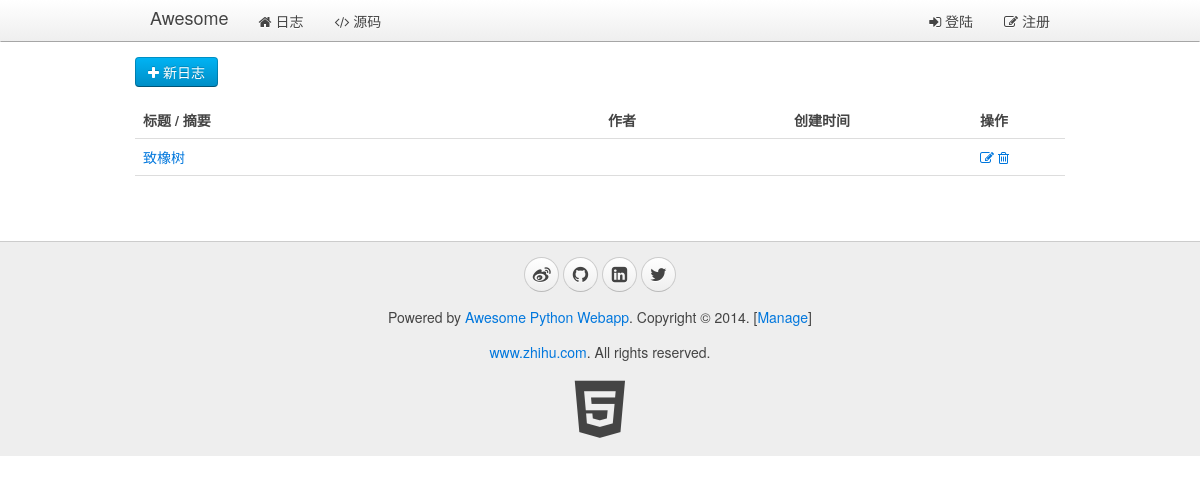
Before: /manage_blogs/ with the older database file.
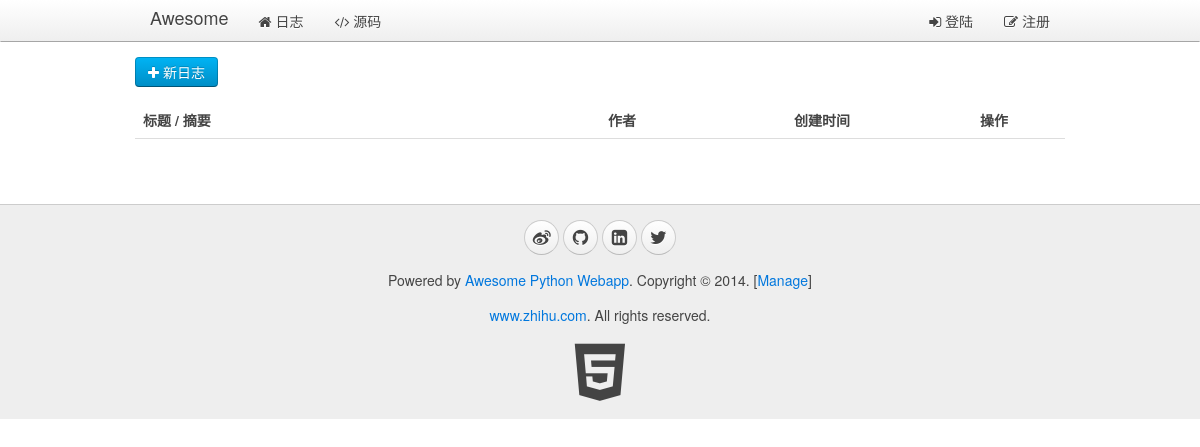
After: the same page with the newer database file.
### Blog/models.py (models this page shows, shortened)
@python_2_unicode_compatible
class Blog(models.Model):
    id = models.CharField(max_length=50, default=next_id(), primary_key=True)
    user_id = models.CharField(max_length=50, null=True)
    user_name = models.CharField(max_length=50, null=True)
    user_image = models.CharField(max_length=500, null=True)
    name = models.CharField(max_length=50, null=True)
    summary = models.CharField(max_length=200, null=True)
    content = models.TextField(null=True)
    created_at = models.DateTimeField(default=timezone.now)

### Blog/views.py (the view)
# urls.py: url(r'^manage_blogs/$', views.manage_blogs, name='manage_blogs'),
def manage_blogs(request,page='1'):
    return render(request,'Blog/manage_blogs.html',context={
        'blogs': Blog.objects.order_by('created_at')[::-1]
    })

### Blog/templates/Blog/manage_blogs.html (shortened to what this page needs)
{% extends 'Blog/__base__.html' %}
{% block content %}
<div id="manage_form" class="uk-width-1-1">
    <a href="/create_blogs	" class="uk-button uk-button-primary">
		<i class="uk-icon-plus"></i> 新日志
	</a>
    <table class="uk-table uk-table-hover">
        <thead>
            <tr>
                <th class="uk-width-5-10">标题 / 摘要</th>
                <th class="uk-width-2-10">作者</th>
                <th class="uk-width-2-10">创建时间</th>
                <th class="uk-width-1-10">操作</th>
            </tr>
        </thead>
        <tbody>
			{% for blog in blogs %}
				<td>
					<a href="/blogs/{{ blog.id }}">{{ blog.name }}</a>
				</td>
                <td>
                </td>
                <td>
                </td>
                <td>
                    <a href="#0" v-on="click: edit_blog(blog)"><i class="uk-icon-edit"></i></a>
                    <a href="#0" v-on="click: delete_blog(blog)"><i class="uk-icon-trash-o"></i></a>
				</td>
			{% endfor %}
        </tbody>
    </table>
</div>
{% endblock %}

Changed rows visible on the page:
removed Blog: name "致橡树"
